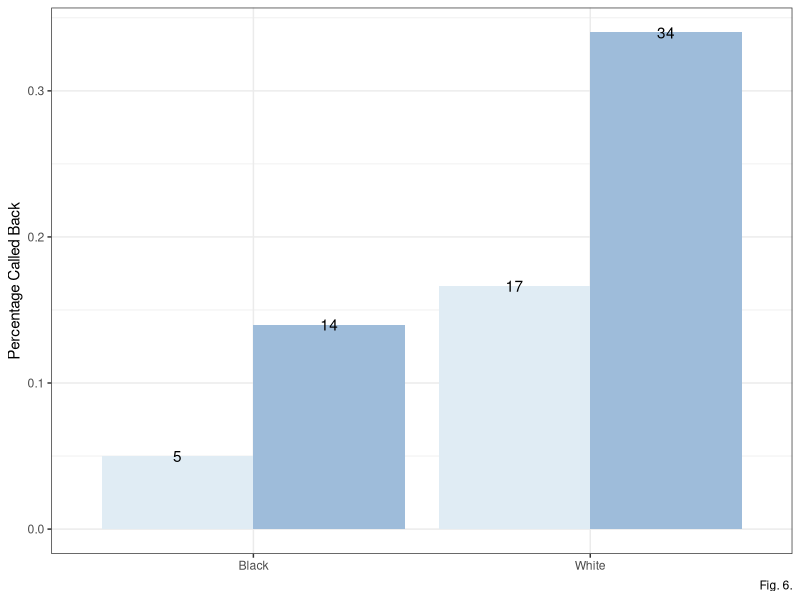

Reproduce this figure in R.
#' ---
#' title: "Assignment 5, Social Science Inquiry II (SOSC13200-W22-3)"
#' author: "<your name here>"
#' date: "Monday 2/14/22 at 5pm"
#' ---
#' Packages
library(ggplot2)

#' Analysis is based on:
#' 
#' Pager, Devah. The mark of a criminal record. *American Journal of Sociology* 108, no. 5 (2003): 937-975. 
#' 
#' # 1. 
#' 
#' ## (1a)
#' Re-generate the data used in Pager (2003) based on a reading of the text. Create a 
#' data set that has the following variables: 
#' 
#' - `black`, which is an indicator that is 1 if the respondent is black, and 0 otherwise. 
#' - `record`, which is an indicator that is 1 if the respondent has a criminal record, and 0 otherwise. 
#' - `call_back`, which is an indicator that is 1 if the respondent was called back, and 0 otherwise. 
#' 
#' The data set should have one row for every observation, where an observation 
#' is an individual audit. I.e., the data set should have 700 rows, and 3 columns. 
#' *Note: total number of call backs for whites with criminal records could 
#' plausibly take on two values*. 

pager_df <- data.frame(
  black = rep(c(0, 1), times = c(300, 400)),
  record = c(rep(c(0, 1), each = 150), 
             rep(c(0, 1), each = 200)),
  call_back = c(
    # whites without criminal records
    rep(c(0, 1), times = c(99, 51)), # 150
    # whites with criminal records
    rep(c(0, 1), times = c(125, 25)), # 150: callbacks could be 25 or 26
    # blacks without criminal records
    rep(c(0, 1), times = c(172, 28)), # 200
    # blacks with criminal records
    rep(c(0, 1), times = c(190, 10)) # 200 
  )
)

dim(pager_df)

#' 
#' ## (1b) 
#' Recreate Figure 6 in the paper. 
#' 
#' *You can install the package `ggpattern` from https://github.com/coolbutuseless/ggpattern
#' if you want to get diagonal stripes as in the original plot.*

pager_agg <- aggregate(call_back~black + record, data = pager_df, mean)
pager_agg$race <- factor(pager_agg$black, 
                         levels = c(1, 0), 
                         labels = c('Black', 'White'))
pager_agg$criminal_record <- factor(pager_agg$record, 
                         levels = c(1, 0), 
                         labels = c('Record', 'No Record'))

ggplot(pager_agg, aes(x = race, y = call_back, fill = criminal_record)) +
  geom_col(position = 'dodge') + 
  geom_text(aes(label = round(call_back,2)*100),
            position = position_dodge(width = .9))+
  scale_fill_brewer(palette="BuPu") + 
  # you can play around with color schemes here: https://colorbrewer2.org/
  theme_bw() + 
  ylab('Percentage Called Back') +
  labs(caption = 'Fig. 6.') + 
  theme(legend.position = '', axis.title.x=element_blank())

 


#' 
#' # 2. Randomization inference. 
#' 
#' **Pager reports that "The main effects of race and criminal record are statically significant (P <.01)."**
#' 
#' ## (2a)
#' Create a new variable called `D`, which is a copy of `record`. 
#' Create a new variable called `Y` which is a copy of `call_back`. 
#' Report the number of audits assigned treatment and control if we consider
#' having a criminal record to be the treatment condition. 

pager_df$D <- pager_df$record
pager_df$Y <- pager_df$call_back

table(pager_df$D)

#' ## (2b) 
#' Get the difference-in-means estimate of the ATE on `Y`, and save the
#'  estimate as an object called `ate`. Report the value of your 
#'  difference-in-means estimate of the ATE.
  
(ate <- mean(pager_df$Y[which(pager_df$D == 1)]) - mean(pager_df$Y[which(pager_df$D == 0)]))



#' ## (2c)  
#' Create a new column called `newD` which resamples from `D` *without* 
#' replacement. Report the number of individuals assigned treatment and control 
#' under `newD`. Is it the same as under D?

pager_df$newD <- sample(pager_df$D)

table(pager_df$newD)



#' ## (2d) 
#' Calculate the difference-in-means estimate of the average treatment 
#' effect UNDER THE RE-SAMPLED TREATMENT, `newD`.
(ate_new <- mean(pager_df$Y[which(pager_df$newD == 1)]) - mean(pager_df$Y[which(pager_df$newD == 0)]))

#' ## (2e) 
#' Write a randomization inference function that takes a data frame `df` 
#' as an argument, then:
#'   
#'   - Creates a new column called `newD` which resamples from D.
#'   - Calculates the difference in means estimate of the average treatment effect UNDER THE RE-SAMPLED TREATMENT, `newD`.
#'   - Returns the value of estimated ATE.
#'   
#'   Apply your randomization inference function to the pager data and report the estimated ATE. 


# randomization inference function
my_ri <- function(df){
  df_ri <- df
  df_ri$newD <- sample(df$D)
  Y1_ri <- df$Y[which(df_ri$newD == 1)]
  Y0_ri <- df$Y[which(df_ri$newD == 0)]
  ate_hat <- mean(Y1_ri)-mean(Y0_ri)
  return(ate_hat)
}
my_ri(pager_df)


#' ## (2f) 
#' Using `replicate()`, apply your function to the pager data 1000 times.
#' Save the output but DO NOT print it out here. 
dm <- replicate(1000, my_ri(pager_df))


#' ## (2g) 
#' Report the portion of your results from question 2f that have a larger 
#' *absolute value* than the *absolute value* of the object `ate`.
  
(pval <- mean(abs(dm)>abs(ate)))


#' ## (2h) 
#' How do you interpret the p-value in 2g? Is your answer consistent
#' with what Pager reports?

# your answer here

#' # (XX) Extra credit
#' Worth 2 points. 
#' 
#' Consider the function `gendist()` in the `ri` package. Look at the inputs, 
#' and what the function outputs. Using the toy data set from class 
#' (recreated below), write your own function that takes the same inputs and 
#' produces the same output. 

df <- data.frame(
  # our initial treatment vector
  D = c(1, 0, 0, 0, 0, 0, 1),
  # our initial response vector
  Y = c(15, 15, 20, 20, 10, 15, 30),
  # treatment assignment probability
  probs = rep(2/7, 7)
)